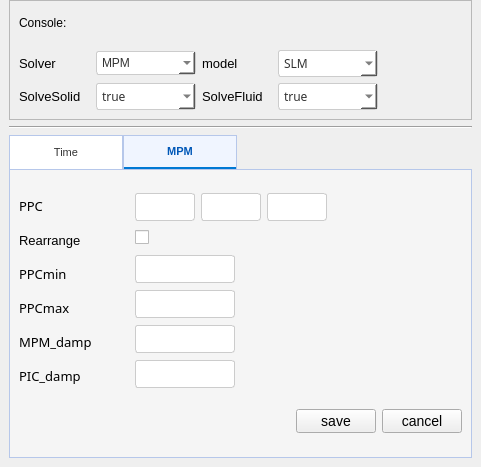
<?xml version="1.0" encoding="UTF-8"?>
<ui version="4.0">
 <class>SolutionDlg</class>
 <widget class="QDialog" name="SolutionDlg">
  <property name="geometry">
   <rect>
    <x>0</x>
    <y>0</y>
    <width>481</width>
    <height>467</height>
   </rect>
  </property>
  <property name="windowTitle">
   <string>Dialog</string>
  </property>
  <layout class="QVBoxLayout" name="verticalLayout_10">
   <property name="leftMargin">
    <number>0</number>
   </property>
   <property name="topMargin">
    <number>0</number>
   </property>
   <property name="rightMargin">
    <number>0</number>
   </property>
   <property name="bottomMargin">
    <number>0</number>
   </property>
   <item>
    <widget class="QWidget" name="maincontainer_sol" native="true">
     <layout class="QVBoxLayout" name="verticalLayout_9">
      <property name="topMargin">
       <number>0</number>
      </property>
      <item>
       <widget class="QFrame" name="frame">
        <property name="sizePolicy">
         <sizepolicy hsizetype="Preferred" vsizetype="Fixed">
          <horstretch>0</horstretch>
          <verstretch>0</verstretch>
         </sizepolicy>
        </property>
        <property name="minimumSize">
         <size>
          <width>0</width>
          <height>120</height>
         </size>
        </property>
        <property name="maximumSize">
         <size>
          <width>16777215</width>
          <height>170</height>
         </size>
        </property>
        <property name="styleSheet">
         <string notr="true">/* 通用的输入框样式 */
QLineEdit, QComboBox {
    border: 1px solid #cccccc;       /* 浅灰色边框，定义轮廓 */
    border-radius: 3px;              /* 小圆角，看起来不生硬 */
    padding: 3px 5px;                /* 内边距，文字不要贴着边框 */
    background-color: #ffffff;       /* 保持白色背景 */
    color: #333333;                  /* 深色文字 */
    selection-background-color: #0078d4; /* 选中文字时的蓝色背景 */
}

/* 鼠标悬停时，边框稍微变深 */
QLineEdit:hover, QComboBox:hover {
    border-color: #999999;
}

/* 获得焦点（正在输入）时，边框变成主题蓝 */
QLineEdit:focus, QComboBox:focus {
    border: 1px solid #0057b7;
    background-color: #ffffff; 
}

/* 禁用状态（灰色不可点） */
QLineEdit:disabled, QComboBox:disabled {
    background-color: #f5f5f5;
    border-color: #dcdcdc;
    color: #a0a0a0;
}
</string>
        </property>
        <property name="frameShape">
         <enum>QFrame::StyledPanel</enum>
        </property>
        <property name="frameShadow">
         <enum>QFrame::Raised</enum>
        </property>
        <layout class="QVBoxLayout" name="verticalLayout_2">
         <property name="topMargin">
          <number>0</number>
         </property>
         <item>
          <widget class="QLabel" name="label">
           <property name="styleSheet">
            <string notr="true">font: 700 11pt &quot;Microsoft YaHei UI&quot;;</string>
           </property>
           <property name="text">
            <string>Console:</string>
           </property>
          </widget>
         </item>
         <item>
          <layout class="QHBoxLayout" name="horizontalLayout_3">
           <item>
            <layout class="QVBoxLayout" name="verticalLayout">
             <item>
              <layout class="QHBoxLayout" name="horizontalLayout">
               <item>
                <layout class="QHBoxLayout" name="horizontalLayout_6">
                 <property name="spacing">
                  <number>15</number>
                 </property>
                 <item>
                  <widget class="QLabel" name="label_6">
                   <property name="font">
                    <font>
                     <family>Microsoft YaHei UI</family>
                     <pointsize>10</pointsize>
                     <bold>false</bold>
                     <kerning>true</kerning>
                    </font>
                   </property>
                   <property name="text">
                    <string>Solver</string>
                   </property>
                  </widget>
                 </item>
                 <item>
                  <widget class="QComboBox" name="comboBox_solver">
                   <property name="sizePolicy">
                    <sizepolicy hsizetype="Fixed" vsizetype="Fixed">
                     <horstretch>0</horstretch>
                     <verstretch>0</verstretch>
                    </sizepolicy>
                   </property>
                   <property name="minimumSize">
                    <size>
                     <width>100</width>
                     <height>0</height>
                    </size>
                   </property>
                   <property name="maximumSize">
                    <size>
                     <width>100</width>
                     <height>16777215</height>
                    </size>
                   </property>
                   <property name="styleSheet">
                    <string notr="true">font-family: &quot;Microsoft YaHei&quot;, &quot;SimSun&quot;, sans-serif; /* 与你其他控件保持一致 */
    font-size: 12px;       /* 你可以自己调整大小，通常按钮字号比正文稍大或持平 */
    </string>
                   </property>
                   <property name="placeholderText">
                    <string notr="true"/>
                   </property>
                   <item>
                    <property name="text">
                     <string>MPM</string>
                    </property>
                   </item>
                  </widget>
                 </item>
                </layout>
               </item>
               <item>
                <layout class="QHBoxLayout" name="horizontalLayout_5">
                 <property name="spacing">
                  <number>15</number>
                 </property>
                 <item>
                  <widget class="QLabel" name="label_5">
                   <property name="font">
                    <font>
                     <family>Microsoft YaHei UI</family>
                     <pointsize>10</pointsize>
                     <bold>false</bold>
                     <kerning>true</kerning>
                    </font>
                   </property>
                   <property name="text">
                    <string>model</string>
                   </property>
                  </widget>
                 </item>
                 <item>
                  <widget class="QComboBox" name="comboBox_model">
                   <property name="sizePolicy">
                    <sizepolicy hsizetype="Fixed" vsizetype="Fixed">
                     <horstretch>0</horstretch>
                     <verstretch>0</verstretch>
                    </sizepolicy>
                   </property>
                   <property name="minimumSize">
                    <size>
                     <width>100</width>
                     <height>0</height>
                    </size>
                   </property>
                   <property name="maximumSize">
                    <size>
                     <width>100</width>
                     <height>16777215</height>
                    </size>
                   </property>
                   <property name="font">
                    <font>
                     <family>Microsoft YaHei</family>
                     <pointsize>-1</pointsize>
                    </font>
                   </property>
                   <property name="styleSheet">
                    <string notr="true">font-family: &quot;Microsoft YaHei&quot;, &quot;SimSun&quot;, sans-serif; /* 与你其他控件保持一致 */
    font-size: 12px;       /* 你可以自己调整大小，通常按钮字号比正文稍大或持平 */
    </string>
                   </property>
                   <item>
                    <property name="text">
                     <string>SLM</string>
                    </property>
                   </item>
                  </widget>
                 </item>
                </layout>
               </item>
              </layout>
             </item>
             <item>
              <layout class="QHBoxLayout" name="horizontalLayout_2">
               <item>
                <layout class="QHBoxLayout" name="horizontalLayout_9">
                 <property name="spacing">
                  <number>15</number>
                 </property>
                 <item>
                  <widget class="QLabel" name="label_9">
                   <property name="font">
                    <font>
                     <family>Microsoft YaHei UI</family>
                     <pointsize>10</pointsize>
                     <bold>false</bold>
                     <kerning>true</kerning>
                    </font>
                   </property>
                   <property name="text">
                    <string>SolveSolid</string>
                   </property>
                  </widget>
                 </item>
                 <item>
                  <widget class="QComboBox" name="comboBox_solve_solid">
                   <property name="sizePolicy">
                    <sizepolicy hsizetype="Fixed" vsizetype="Fixed">
                     <horstretch>0</horstretch>
                     <verstretch>0</verstretch>
                    </sizepolicy>
                   </property>
                   <property name="minimumSize">
                    <size>
                     <width>100</width>
                     <height>0</height>
                    </size>
                   </property>
                   <property name="font">
                    <font>
                     <family>Microsoft YaHei</family>
                     <pointsize>-1</pointsize>
                    </font>
                   </property>
                   <property name="styleSheet">
                    <string notr="true">font-family: &quot;Microsoft YaHei&quot;, &quot;SimSun&quot;, sans-serif; /* 与你其他控件保持一致 */
    font-size: 12px;       /* 你可以自己调整大小，通常按钮字号比正文稍大或持平 */
    </string>
                   </property>
                   <item>
                    <property name="text">
                     <string>true</string>
                    </property>
                   </item>
                   <item>
                    <property name="text">
                     <string>false</string>
                    </property>
                   </item>
                  </widget>
                 </item>
                </layout>
               </item>
               <item>
                <layout class="QHBoxLayout" name="horizontalLayout_10">
                 <property name="spacing">
                  <number>15</number>
                 </property>
                 <item>
                  <widget class="QLabel" name="label_10">
                   <property name="font">
                    <font>
                     <family>Microsoft YaHei UI</family>
                     <pointsize>10</pointsize>
                     <bold>false</bold>
                     <kerning>true</kerning>
                    </font>
                   </property>
                   <property name="text">
                    <string>SolveFluid</string>
                   </property>
                  </widget>
                 </item>
                 <item>
                  <widget class="QComboBox" name="comboBox_solve_fluid">
                   <property name="sizePolicy">
                    <sizepolicy hsizetype="Fixed" vsizetype="Fixed">
                     <horstretch>0</horstretch>
                     <verstretch>0</verstretch>
                    </sizepolicy>
                   </property>
                   <property name="minimumSize">
                    <size>
                     <width>100</width>
                     <height>0</height>
                    </size>
                   </property>
                   <property name="maximumSize">
                    <size>
                     <width>100</width>
                     <height>16777215</height>
                    </size>
                   </property>
                   <property name="font">
                    <font>
                     <family>Microsoft YaHei</family>
                     <pointsize>-1</pointsize>
                    </font>
                   </property>
                   <property name="styleSheet">
                    <string notr="true">font-family: &quot;Microsoft YaHei&quot;, &quot;SimSun&quot;, sans-serif; /* 与你其他控件保持一致 */
    font-size: 12px;       /* 你可以自己调整大小，通常按钮字号比正文稍大或持平 */
    </string>
                   </property>
                   <item>
                    <property name="text">
                     <string>true</string>
                    </property>
                   </item>
                   <item>
                    <property name="text">
                     <string>false</string>
                    </property>
                   </item>
                  </widget>
                 </item>
                </layout>
               </item>
              </layout>
             </item>
            </layout>
           </item>
           <item>
            <spacer name="horizontalSpacer_2">
             <property name="orientation">
              <enum>Qt::Horizontal</enum>
             </property>
             <property name="sizeHint" stdset="0">
              <size>
               <width>40</width>
               <height>20</height>
              </size>
             </property>
            </spacer>
           </item>
          </layout>
         </item>
        </layout>
       </widget>
      </item>
      <item>
       <widget class="Line" name="line">
        <property name="orientation">
         <enum>Qt::Horizontal</enum>
        </property>
       </widget>
      </item>
      <item>
       <widget class="QTabWidget" name="tabWidget">
        <property name="minimumSize">
         <size>
          <width>90</width>
          <height>0</height>
         </size>
        </property>
        <property name="font">
         <font>
          <pointsize>10</pointsize>
         </font>
        </property>
        <property name="styleSheet">
         <string notr="true">QTabWidget::pane {
    border: 1px solid #b6c7ea;
    background: #f5f5f5;
}


QTabBar::tab {
    background: white;
    color: #333333;
    padding: 8px 16px;
    margin: 0px;
    font-size: 8pt;
    font-family: &quot;Microsoft YaHei&quot;, &quot;Segoe UI&quot;, sans-serif;
    border: 1px solid #b6c7ea;
    border-bottom: 1px solid transparent;
    min-width: 80px;
    text-align: center;
}

QTabBar::tab:selected {
    background: #f0f5ff;
    color: #0057b7;
    font-weight: bold;
    border-bottom: 2px solid #0078d4;
}

QTabBar::tab:hover {
    background: #f8f8f8;
    color: #222222;
}

QTabBar::tab:selected:hover {
    background: #e6f0ff;
}
/* 通用的输入框样式 */
QLineEdit, QComboBox {
font-family: &quot;Microsoft YaHei&quot;, &quot;SimSun&quot;, sans-serif; /* 与你其他控件保持一致 */
    font-size: 14px;       /* 你可以自己调整大小，通常按钮字号比正文稍大或持平 */
    border: 1px solid #cccccc;       /* 浅灰色边框，定义轮廓 */
    border-radius: 3px;              /* 小圆角，看起来不生硬 */
    padding: 3px 5px;                /* 内边距，文字不要贴着边框 */
    background-color: #ffffff;       /* 保持白色背景 */
    color: #333333;                  /* 深色文字 */
    selection-background-color: #0078d4; /* 选中文字时的蓝色背景 */
}

/* 鼠标悬停时，边框稍微变深 */
QLineEdit:hover, QComboBox:hover {
    border-color: #999999;
}

/* 获得焦点（正在输入）时，边框变成主题蓝 */
QLineEdit:focus, QComboBox:focus {
    border: 1px solid #0057b7;
    background-color: #ffffff; 
}

/* 禁用状态（灰色不可点） */
QLineEdit:disabled, QComboBox:disabled {
    background-color: #f5f5f5;
    border-color: #dcdcdc;
    color: #a0a0a0;
}


/* 强制所有按钮使用统一字体和大小 */
QPushButton {
    font-family: &quot;Microsoft YaHei&quot;, &quot;SimSun&quot;, sans-serif; /* 与你其他控件保持一致 */
    font-size: 14px;       /* 你可以自己调整大小，通常按钮字号比正文稍大或持平 */
    
}

</string>
        </property>
        <property name="currentIndex">
         <number>1</number>
        </property>
        <widget class="QWidget" name="tab">
         <attribute name="title">
          <string>Time</string>
         </attribute>
         <layout class="QVBoxLayout" name="verticalLayout_8">
          <item>
           <layout class="QVBoxLayout" name="verticalLayout_3">
            <item>
             <layout class="QHBoxLayout" name="horizontalLayout_8">
              <item>
               <layout class="QVBoxLayout" name="verticalLayout_6">
                <item>
                 <layout class="QHBoxLayout" name="horizontalLayout_12">
                  <property name="spacing">
                   <number>30</number>
                  </property>
                  <item>
                   <widget class="QLabel" name="label_z_2">
                    <property name="minimumSize">
                     <size>
                      <width>100</width>
                      <height>0</height>
                     </size>
                    </property>
                    <property name="maximumSize">
                     <size>
                      <width>40</width>
                      <height>16777215</height>
                     </size>
                    </property>
                    <property name="font">
                     <font>
                      <family>Microsoft YaHei UI</family>
                      <pointsize>10</pointsize>
                     </font>
                    </property>
                    <property name="text">
                     <string>dt   </string>
                    </property>
                    <property name="alignment">
                     <set>Qt::AlignCenter</set>
                    </property>
                   </widget>
                  </item>
                  <item>
                   <widget class="QLineEdit" name="lineEdit_dt">
                    <property name="sizePolicy">
                     <sizepolicy hsizetype="Fixed" vsizetype="Fixed">
                      <horstretch>0</horstretch>
                      <verstretch>0</verstretch>
                     </sizepolicy>
                    </property>
                    <property name="minimumSize">
                     <size>
                      <width>100</width>
                      <height>28</height>
                     </size>
                    </property>
                    <property name="font">
                     <font>
                      <family>Microsoft YaHei</family>
                      <pointsize>-1</pointsize>
                     </font>
                    </property>
                   </widget>
                  </item>
                 </layout>
                </item>
                <item>
                 <layout class="QHBoxLayout" name="horizontalLayout_25">
                  <property name="spacing">
                   <number>30</number>
                  </property>
                  <item>
                   <widget class="QLabel" name="label_z_10">
                    <property name="minimumSize">
                     <size>
                      <width>100</width>
                      <height>0</height>
                     </size>
                    </property>
                    <property name="maximumSize">
                     <size>
                      <width>40</width>
                      <height>16777215</height>
                     </size>
                    </property>
                    <property name="font">
                     <font>
                      <family>Microsoft YaHei UI</family>
                      <pointsize>10</pointsize>
                     </font>
                    </property>
                    <property name="text">
                     <string>tEnd</string>
                    </property>
                    <property name="alignment">
                     <set>Qt::AlignCenter</set>
                    </property>
                   </widget>
                  </item>
                  <item>
                   <widget class="QLineEdit" name="lineEdit_end">
                    <property name="sizePolicy">
                     <sizepolicy hsizetype="Fixed" vsizetype="Fixed">
                      <horstretch>0</horstretch>
                      <verstretch>0</verstretch>
                     </sizepolicy>
                    </property>
                    <property name="minimumSize">
                     <size>
                      <width>100</width>
                      <height>28</height>
                     </size>
                    </property>
                    <property name="font">
                     <font>
                      <family>Microsoft YaHei</family>
                      <pointsize>-1</pointsize>
                     </font>
                    </property>
                   </widget>
                  </item>
                 </layout>
                </item>
                <item>
                 <layout class="QHBoxLayout" name="horizontalLayout_13">
                  <property name="spacing">
                   <number>30</number>
                  </property>
                  <item>
                   <widget class="QLabel" name="label_z_3">
                    <property name="minimumSize">
                     <size>
                      <width>100</width>
                      <height>0</height>
                     </size>
                    </property>
                    <property name="maximumSize">
                     <size>
                      <width>40</width>
                      <height>16777215</height>
                     </size>
                    </property>
                    <property name="font">
                     <font>
                      <family>Microsoft YaHei UI</family>
                      <pointsize>10</pointsize>
                     </font>
                    </property>
                    <property name="text">
                     <string>write_inteval</string>
                    </property>
                    <property name="alignment">
                     <set>Qt::AlignCenter</set>
                    </property>
                   </widget>
                  </item>
                  <item>
                   <widget class="QLineEdit" name="lineEdit_write_inteval">
                    <property name="sizePolicy">
                     <sizepolicy hsizetype="Fixed" vsizetype="Fixed">
                      <horstretch>0</horstretch>
                      <verstretch>0</verstretch>
                     </sizepolicy>
                    </property>
                    <property name="minimumSize">
                     <size>
                      <width>100</width>
                      <height>28</height>
                     </size>
                    </property>
                    <property name="font">
                     <font>
                      <family>Microsoft YaHei</family>
                      <pointsize>-1</pointsize>
                     </font>
                    </property>
                   </widget>
                  </item>
                 </layout>
                </item>
               </layout>
              </item>
              <item>
               <spacer name="horizontalSpacer_3">
                <property name="orientation">
                 <enum>Qt::Horizontal</enum>
                </property>
                <property name="sizeHint" stdset="0">
                 <size>
                  <width>40</width>
                  <height>20</height>
                 </size>
                </property>
               </spacer>
              </item>
             </layout>
            </item>
            <item>
             <spacer name="verticalSpacer">
              <property name="orientation">
               <enum>Qt::Vertical</enum>
              </property>
              <property name="sizeHint" stdset="0">
               <size>
                <width>20</width>
                <height>40</height>
               </size>
              </property>
             </spacer>
            </item>
            <item>
             <layout class="QHBoxLayout" name="horizontalLayout_11">
              <item>
               <spacer name="horizontalSpacer_7">
                <property name="orientation">
                 <enum>Qt::Horizontal</enum>
                </property>
                <property name="sizeHint" stdset="0">
                 <size>
                  <width>40</width>
                  <height>20</height>
                 </size>
                </property>
               </spacer>
              </item>
              <item>
               <widget class="QPushButton" name="pushButton_time">
                <property name="font">
                 <font>
                  <family>Microsoft YaHei</family>
                  <pointsize>-1</pointsize>
                 </font>
                </property>
                <property name="text">
                 <string>save</string>
                </property>
               </widget>
              </item>
              <item>
               <widget class="QPushButton" name="pushButton_cancel1">
                <property name="font">
                 <font>
                  <family>Microsoft YaHei</family>
                  <pointsize>-1</pointsize>
                 </font>
                </property>
                <property name="text">
                 <string>cancle</string>
                </property>
               </widget>
              </item>
             </layout>
            </item>
           </layout>
          </item>
         </layout>
        </widget>
        <widget class="QWidget" name="tab_2">
         <attribute name="title">
          <string>MPM</string>
         </attribute>
         <layout class="QVBoxLayout" name="verticalLayout_7">
          <item>
           <layout class="QHBoxLayout" name="horizontalLayout_7">
            <item>
             <layout class="QVBoxLayout" name="verticalLayout_4">
              <item>
               <widget class="QLabel" name="label_z_8">
                <property name="sizePolicy">
                 <sizepolicy hsizetype="Fixed" vsizetype="Fixed">
                  <horstretch>0</horstretch>
                  <verstretch>0</verstretch>
                 </sizepolicy>
                </property>
                <property name="minimumSize">
                 <size>
                  <width>110</width>
                  <height>28</height>
                 </size>
                </property>
                <property name="maximumSize">
                 <size>
                  <width>110</width>
                  <height>28</height>
                 </size>
                </property>
                <property name="font">
                 <font>
                  <family>Microsoft YaHei</family>
                  <pointsize>10</pointsize>
                  <bold>false</bold>
                  <kerning>true</kerning>
                 </font>
                </property>
                <property name="text">
                 <string>PPC</string>
                </property>
               </widget>
              </item>
              <item>
               <widget class="QLabel" name="label_z_9">
                <property name="sizePolicy">
                 <sizepolicy hsizetype="Fixed" vsizetype="Fixed">
                  <horstretch>0</horstretch>
                  <verstretch>0</verstretch>
                 </sizepolicy>
                </property>
                <property name="minimumSize">
                 <size>
                  <width>110</width>
                  <height>28</height>
                 </size>
                </property>
                <property name="maximumSize">
                 <size>
                  <width>110</width>
                  <height>28</height>
                 </size>
                </property>
                <property name="font">
                 <font>
                  <family>Microsoft YaHei UI</family>
                  <pointsize>10</pointsize>
                  <bold>false</bold>
                  <kerning>true</kerning>
                 </font>
                </property>
                <property name="text">
                 <string>Rearrange</string>
                </property>
               </widget>
              </item>
              <item>
               <widget class="QLabel" name="label_z_4">
                <property name="sizePolicy">
                 <sizepolicy hsizetype="Fixed" vsizetype="Fixed">
                  <horstretch>0</horstretch>
                  <verstretch>0</verstretch>
                 </sizepolicy>
                </property>
                <property name="minimumSize">
                 <size>
                  <width>110</width>
                  <height>28</height>
                 </size>
                </property>
                <property name="maximumSize">
                 <size>
                  <width>110</width>
                  <height>28</height>
                 </size>
                </property>
                <property name="font">
                 <font>
                  <family>Microsoft YaHei</family>
                  <pointsize>10</pointsize>
                  <bold>false</bold>
                  <kerning>true</kerning>
                 </font>
                </property>
                <property name="text">
                 <string>PPCmin</string>
                </property>
               </widget>
              </item>
              <item>
               <widget class="QLabel" name="label_z_5">
                <property name="sizePolicy">
                 <sizepolicy hsizetype="Fixed" vsizetype="Fixed">
                  <horstretch>0</horstretch>
                  <verstretch>0</verstretch>
                 </sizepolicy>
                </property>
                <property name="minimumSize">
                 <size>
                  <width>110</width>
                  <height>28</height>
                 </size>
                </property>
                <property name="maximumSize">
                 <size>
                  <width>110</width>
                  <height>28</height>
                 </size>
                </property>
                <property name="font">
                 <font>
                  <family>Microsoft YaHei</family>
                  <pointsize>10</pointsize>
                  <bold>false</bold>
                  <kerning>true</kerning>
                 </font>
                </property>
                <property name="text">
                 <string>PPCmax</string>
                </property>
               </widget>
              </item>
              <item>
               <widget class="QLabel" name="label_z_6">
                <property name="sizePolicy">
                 <sizepolicy hsizetype="Fixed" vsizetype="Fixed">
                  <horstretch>0</horstretch>
                  <verstretch>0</verstretch>
                 </sizepolicy>
                </property>
                <property name="minimumSize">
                 <size>
                  <width>110</width>
                  <height>28</height>
                 </size>
                </property>
                <property name="maximumSize">
                 <size>
                  <width>110</width>
                  <height>28</height>
                 </size>
                </property>
                <property name="font">
                 <font>
                  <family>Microsoft YaHei</family>
                  <pointsize>10</pointsize>
                  <bold>false</bold>
                  <kerning>true</kerning>
                 </font>
                </property>
                <property name="text">
                 <string>MPM_damp</string>
                </property>
               </widget>
              </item>
              <item>
               <widget class="QLabel" name="label_z_7">
                <property name="sizePolicy">
                 <sizepolicy hsizetype="Fixed" vsizetype="Fixed">
                  <horstretch>0</horstretch>
                  <verstretch>0</verstretch>
                 </sizepolicy>
                </property>
                <property name="minimumSize">
                 <size>
                  <width>110</width>
                  <height>28</height>
                 </size>
                </property>
                <property name="maximumSize">
                 <size>
                  <width>110</width>
                  <height>28</height>
                 </size>
                </property>
                <property name="font">
                 <font>
                  <family>Microsoft YaHei</family>
                  <pointsize>10</pointsize>
                  <bold>false</bold>
                  <kerning>true</kerning>
                 </font>
                </property>
                <property name="text">
                 <string>PIC_damp</string>
                </property>
               </widget>
              </item>
             </layout>
            </item>
            <item>
             <layout class="QVBoxLayout" name="verticalLayout_5">
              <item>
               <layout class="QHBoxLayout" name="horizontalLayout_20">
                <item>
                 <widget class="QLineEdit" name="lineEdit_point_per_cell_1">
                  <property name="sizePolicy">
                   <sizepolicy hsizetype="Fixed" vsizetype="Fixed">
                    <horstretch>0</horstretch>
                    <verstretch>0</verstretch>
                   </sizepolicy>
                  </property>
                  <property name="minimumSize">
                   <size>
                    <width>60</width>
                    <height>28</height>
                   </size>
                  </property>
                  <property name="maximumSize">
                   <size>
                    <width>60</width>
                    <height>28</height>
                   </size>
                  </property>
                  <property name="font">
                   <font>
                    <family>Microsoft YaHei</family>
                    <pointsize>-1</pointsize>
                   </font>
                  </property>
                 </widget>
                </item>
                <item>
                 <widget class="QLineEdit" name="lineEdit_point_per_cell_2">
                  <property name="sizePolicy">
                   <sizepolicy hsizetype="Fixed" vsizetype="Fixed">
                    <horstretch>0</horstretch>
                    <verstretch>0</verstretch>
                   </sizepolicy>
                  </property>
                  <property name="minimumSize">
                   <size>
                    <width>60</width>
                    <height>28</height>
                   </size>
                  </property>
                  <property name="maximumSize">
                   <size>
                    <width>60</width>
                    <height>28</height>
                   </size>
                  </property>
                  <property name="font">
                   <font>
                    <family>Microsoft YaHei</family>
                    <pointsize>-1</pointsize>
                   </font>
                  </property>
                 </widget>
                </item>
                <item>
                 <widget class="QLineEdit" name="lineEdit_point_per_cell_3">
                  <property name="sizePolicy">
                   <sizepolicy hsizetype="Fixed" vsizetype="Fixed">
                    <horstretch>0</horstretch>
                    <verstretch>0</verstretch>
                   </sizepolicy>
                  </property>
                  <property name="minimumSize">
                   <size>
                    <width>60</width>
                    <height>28</height>
                   </size>
                  </property>
                  <property name="maximumSize">
                   <size>
                    <width>60</width>
                    <height>28</height>
                   </size>
                  </property>
                  <property name="font">
                   <font>
                    <family>Microsoft YaHei</family>
                    <pointsize>-1</pointsize>
                   </font>
                  </property>
                 </widget>
                </item>
                <item>
                 <spacer name="horizontalSpacer_4">
                  <property name="orientation">
                   <enum>Qt::Horizontal</enum>
                  </property>
                  <property name="sizeHint" stdset="0">
                   <size>
                    <width>40</width>
                    <height>20</height>
                   </size>
                  </property>
                 </spacer>
                </item>
               </layout>
              </item>
              <item>
               <layout class="QHBoxLayout" name="horizontalLayout_4">
                <item>
                 <widget class="QCheckBox" name="checkBox_rearrange">
                  <property name="autoFillBackground">
                   <bool>false</bool>
                  </property>
                  <property name="text">
                   <string/>
                  </property>
                 </widget>
                </item>
                <item>
                 <spacer name="horizontalSpacer_8">
                  <property name="orientation">
                   <enum>Qt::Horizontal</enum>
                  </property>
                  <property name="sizeHint" stdset="0">
                   <size>
                    <width>40</width>
                    <height>20</height>
                   </size>
                  </property>
                 </spacer>
                </item>
               </layout>
              </item>
              <item>
               <widget class="QLineEdit" name="lineEdit_min_point_per_cell">
                <property name="enabled">
                 <bool>true</bool>
                </property>
                <property name="sizePolicy">
                 <sizepolicy hsizetype="Fixed" vsizetype="Fixed">
                  <horstretch>0</horstretch>
                  <verstretch>0</verstretch>
                 </sizepolicy>
                </property>
                <property name="minimumSize">
                 <size>
                  <width>100</width>
                  <height>28</height>
                 </size>
                </property>
                <property name="maximumSize">
                 <size>
                  <width>100</width>
                  <height>28</height>
                 </size>
                </property>
                <property name="font">
                 <font>
                  <family>Microsoft YaHei</family>
                  <pointsize>-1</pointsize>
                 </font>
                </property>
               </widget>
              </item>
              <item>
               <widget class="QLineEdit" name="lineEdit_max_point_per_cell">
                <property name="sizePolicy">
                 <sizepolicy hsizetype="Fixed" vsizetype="Fixed">
                  <horstretch>0</horstretch>
                  <verstretch>0</verstretch>
                 </sizepolicy>
                </property>
                <property name="minimumSize">
                 <size>
                  <width>100</width>
                  <height>28</height>
                 </size>
                </property>
                <property name="maximumSize">
                 <size>
                  <width>100</width>
                  <height>28</height>
                 </size>
                </property>
                <property name="font">
                 <font>
                  <family>Microsoft YaHei</family>
                  <pointsize>-1</pointsize>
                 </font>
                </property>
               </widget>
              </item>
              <item>
               <widget class="QLineEdit" name="lineEdit_MPM_damp">
                <property name="sizePolicy">
                 <sizepolicy hsizetype="Fixed" vsizetype="Fixed">
                  <horstretch>0</horstretch>
                  <verstretch>0</verstretch>
                 </sizepolicy>
                </property>
                <property name="minimumSize">
                 <size>
                  <width>100</width>
                  <height>28</height>
                 </size>
                </property>
                <property name="maximumSize">
                 <size>
                  <width>100</width>
                  <height>28</height>
                 </size>
                </property>
                <property name="font">
                 <font>
                  <family>Microsoft YaHei</family>
                  <pointsize>-1</pointsize>
                 </font>
                </property>
               </widget>
              </item>
              <item>
               <widget class="QLineEdit" name="lineEdit_PIC_damp">
                <property name="sizePolicy">
                 <sizepolicy hsizetype="Fixed" vsizetype="Fixed">
                  <horstretch>0</horstretch>
                  <verstretch>0</verstretch>
                 </sizepolicy>
                </property>
                <property name="minimumSize">
                 <size>
                  <width>100</width>
                  <height>28</height>
                 </size>
                </property>
                <property name="maximumSize">
                 <size>
                  <width>100</width>
                  <height>28</height>
                 </size>
                </property>
                <property name="font">
                 <font>
                  <family>Microsoft YaHei</family>
                  <pointsize>-1</pointsize>
                 </font>
                </property>
               </widget>
              </item>
             </layout>
            </item>
           </layout>
          </item>
          <item>
           <layout class="QHBoxLayout" name="horizontalLayout_23">
            <item>
             <spacer name="horizontalSpacer_9">
              <property name="orientation">
               <enum>Qt::Horizontal</enum>
              </property>
              <property name="sizeHint" stdset="0">
               <size>
                <width>40</width>
                <height>20</height>
               </size>
              </property>
             </spacer>
            </item>
            <item>
             <widget class="QPushButton" name="pushButton_MPM">
              <property name="text">
               <string>save</string>
              </property>
             </widget>
            </item>
            <item>
             <widget class="QPushButton" name="pushButton_cancel2">
              <property name="text">
               <string>cancel</string>
              </property>
             </widget>
            </item>
           </layout>
          </item>
         </layout>
        </widget>
       </widget>
      </item>
     </layout>
    </widget>
   </item>
  </layout>
 </widget>
 <resources/>
 <connections/>
</ui>
